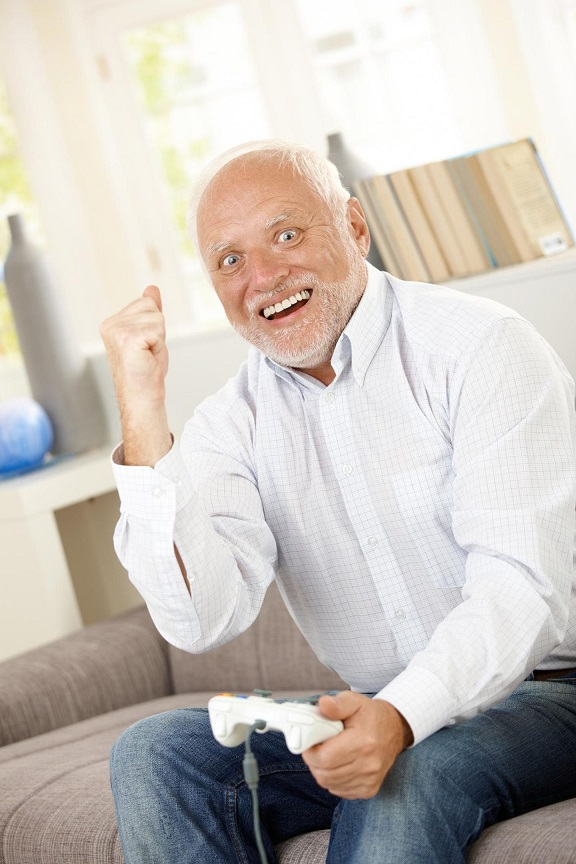
#> input picture images/harold_original.jpg, 576 x 864 px
$ python main.py
#> lines starting #> are read from the running program, lines starting #| are printed output that depends on the picture; after the words box and inside, x2 and y2 are one past the last pixel; in counts of white or black regions, pixels touching at a corner belong together
import numpy as np
import cv2
from matplotlib import pyplot as plt
from skimage.util import random_noise

def show_img(img,title):
    cv2.imshow(title,img)
    cv2.waitKey(0)
    cv2.destroyAllWindows()


img = cv2.imread('images/harold_original.jpg',0)
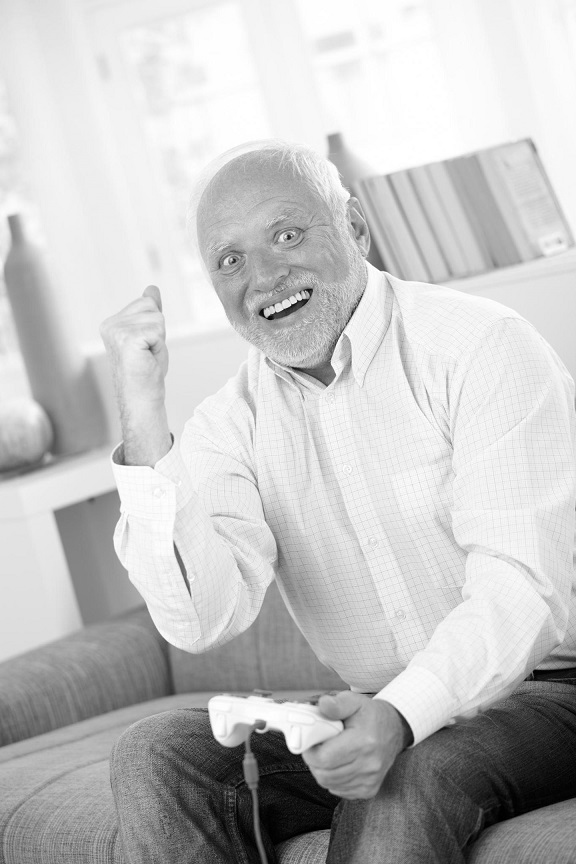
#> img: shape (864, 576); min 0, max 255, mean 195.1
cv2.imwrite('images/harold_gray.jpg', img)
show_img(img,"Original Image")
# original image
img_noise = random_noise(img, mode='gaussian')
show_img(img_noise,"Image with Noise")
cv2.imwrite('images/harold_gray_noise.jpg', img_noise)
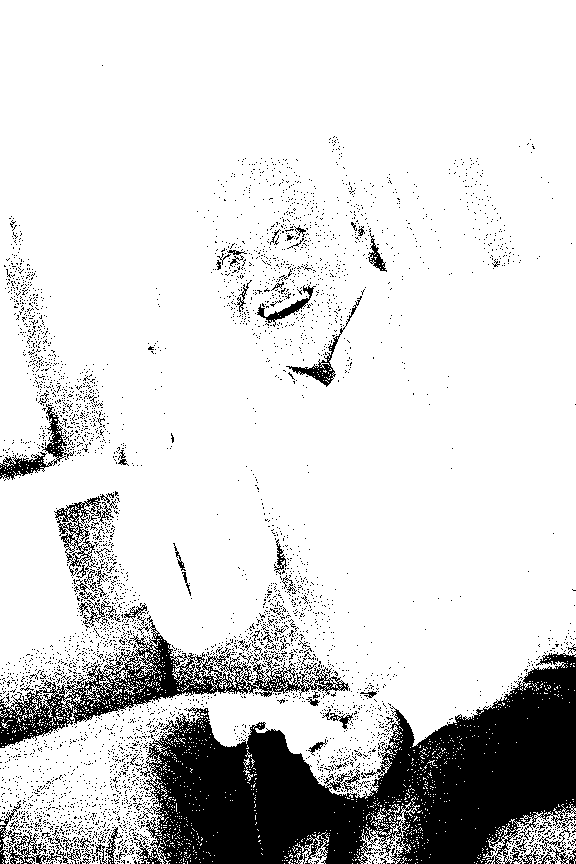
#> saved as harold_gray_noise.jpg: shape (864, 576); values 0 (black) and 1 (white), 84.6% white; 4393 black regions (4315 under 20 px), largest, box (x1, y1, x2, y2) and area: (133, 652, 576, 864) 50017, (0, 615, 349, 748) 8951, (0, 404, 74, 480) 1177
# Averaging Filter
kernel = np.ones((5,5),np.float32)/25
img_filtered_avg = cv2.filter2D(img,-1,kernel)
show_img(img_filtered_avg,"Averaged Filter Applied")
cv2.imwrite('images/harold_gray_filtered.jpg', img_filtered_avg)
# Gaussian Filtering
img_filtered_noise = cv2.GaussianBlur(img_noise,(5,5),1)
show_img(img_filtered_noise,"Gaussian Filter")

$ run again, with images/chess.jpg copied over images/harold_original.jpg
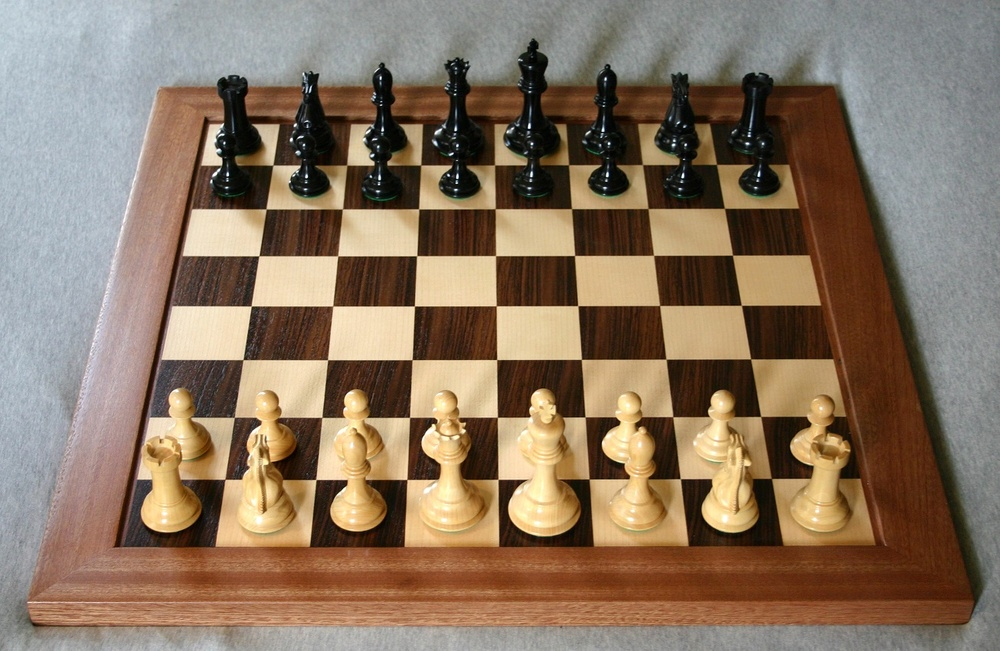
#> input picture images/chess.jpg, 1000 x 651 px, shrunk from 1306 x 850 before the run
#> `img = cv2.imread('images/harold_original.jpg',0)`:
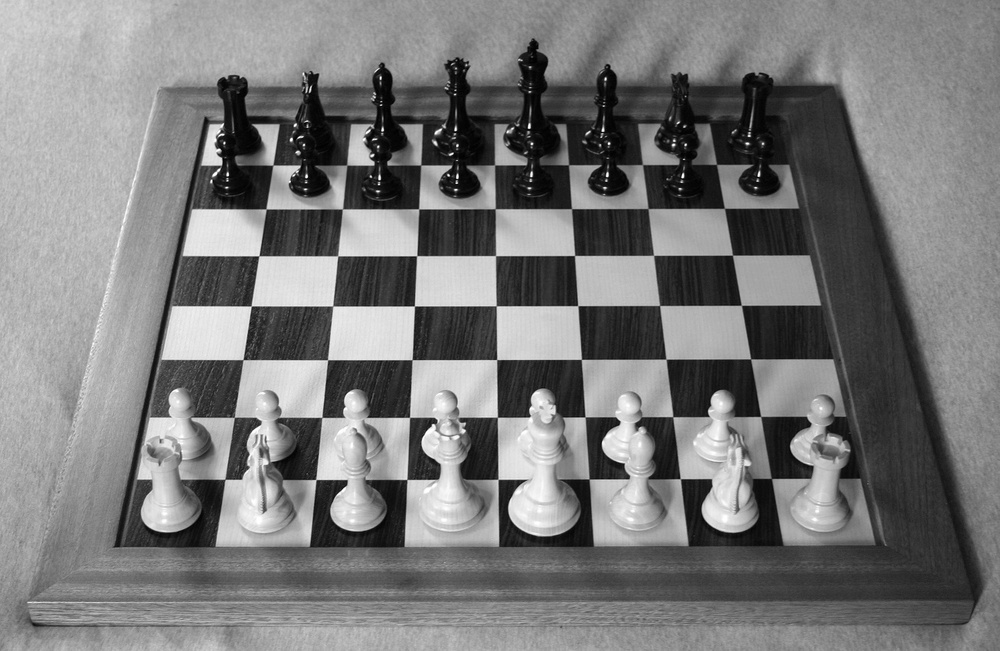
#> img: shape (651, 1000); min 0, max 255, mean 120.9
#> `cv2.imwrite('images/harold_gray_noise.jpg', img_noise)`:
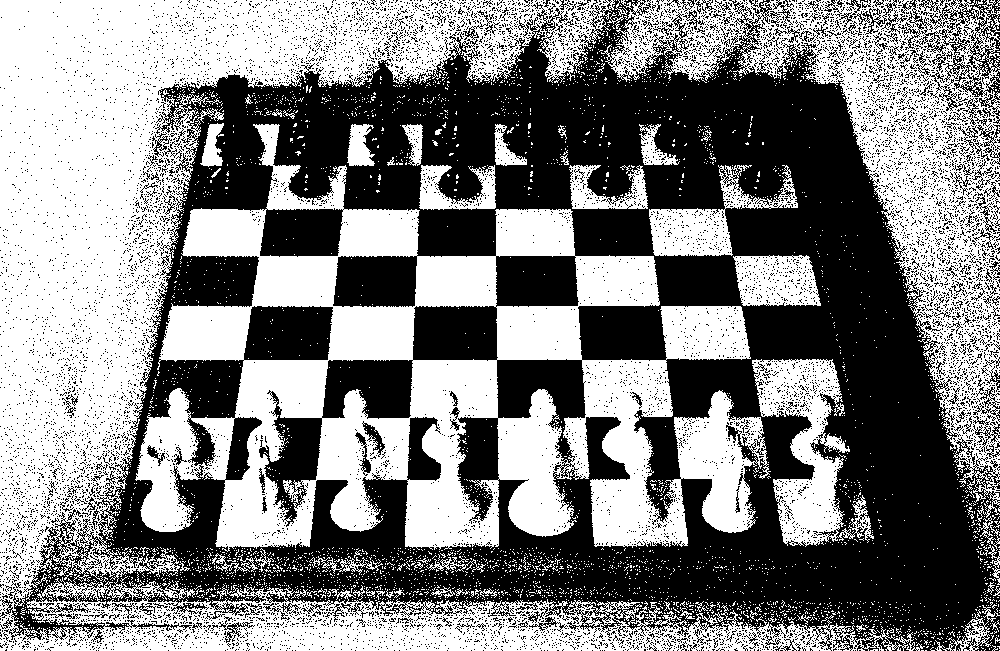
#> saved as harold_gray_noise.jpg: shape (651, 1000); values 0 (black) and 1 (white), 50.8% white; 10327 black regions (10122 under 20 px), largest, box (x1, y1, x2, y2) and area: (0, 0, 1000, 651) 284103, (898, 0, 1000, 124) 3250, (853, 0, 897, 35) 304
